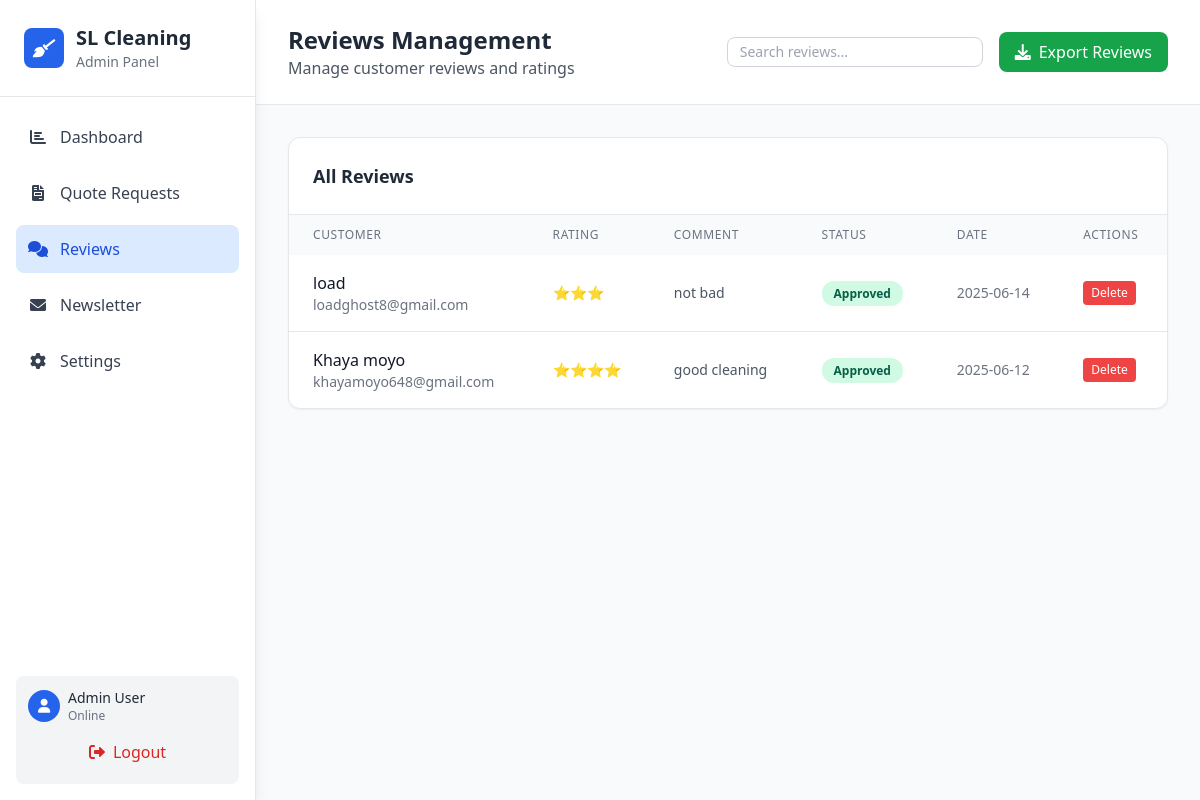
The page /admin/comments (signed in) on the database as committed earlier.
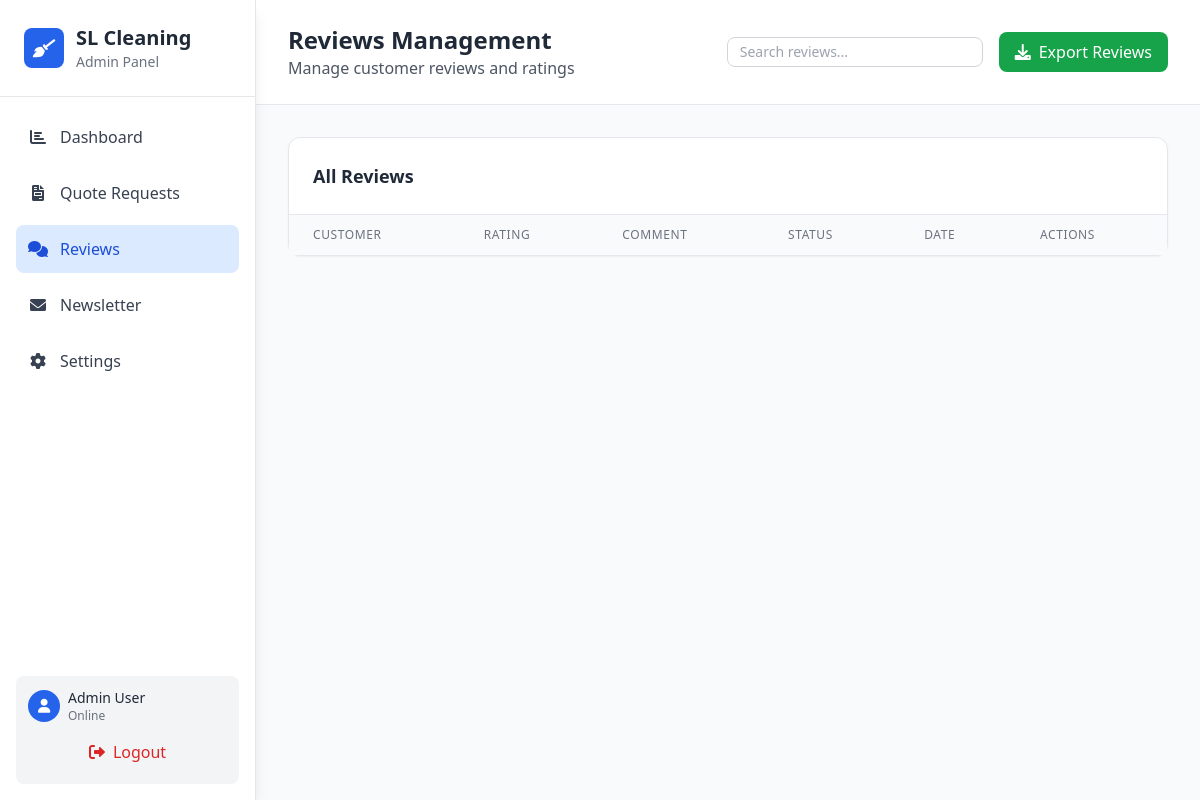
The same page on the database as committed later.
### tables this page shows
CREATE TABLE comments (
            id INTEGER PRIMARY KEY AUTOINCREMENT,
            name TEXT NOT NULL,
            email TEXT NOT NULL,
            rating INTEGER CHECK(rating >= 1 AND rating <= 5),
            comment TEXT NOT NULL,
            approved BOOLEAN DEFAULT 0,
            created_at TIMESTAMP DEFAULT CURRENT_TIMESTAMP
        );

### app.py (the view)
@app.route('/admin/comments')
@login_required
@ip_whitelist_required
def admin_comments():
    conn = get_db_connection()
    comments = conn.execute('''
        SELECT * FROM comments
        ORDER BY created_at DESC
    ''').fetchall()
    conn.close()
    return render_template('admin_comments.html', comments=comments)

### app.py (called while the page is built, shortened)
def get_db_connection():
    conn = sqlite3.connect(DATABASE)
    conn.row_factory = sqlite3.Row
    return conn

def ip_whitelist_required(f):
    @wraps(f)
    def decorated_function(*args, **kwargs):
        if ADMIN_IP_WHITELIST:
            client_ip = request.environ.get('HTTP_X_FORWARDED_FOR', request.environ.get('REMOTE_ADDR'))
            if client_ip not in ADMIN_IP_WHITELIST:
                flash('Access denied from this IP address.', 'danger')
                return redirect(url_for('index'))
        return f(*args, **kwargs)
    return decorated_function

def login_required(f):
    @wraps(f)
    def decorated_function(*args, **kwargs):
        if 'admin_logged_in' not in session:
            return redirect(url_for('admin_login'))
        return f(*args, **kwargs)
    return decorated_function

@app.before_request
def make_session_permanent():
    session.permanent = True
    if 'admin_logged_in' in session:
        last_activity = session.get('last_activity')
        session_duration = session.get('session_duration', 'regular')
        session['last_activity'] = datetime.now().isoformat()

### templates/admin_comments.html (shortened to what the changed rows need)
<!DOCTYPE html>
<html lang="en">
<head>
    <script src="https://cdn.tailwindcss.com"></script>
    <link href="https://cdnjs.cloudflare.com/ajax/libs/font-awesome/6.0.0/css/all.min.css" rel="stylesheet">
</head>
<body class="bg-gray-50">
    <div class="flex min-h-screen">
        <aside id="sidebar" class="w-64 bg-white shadow-lg border-r border-gray-200 fixed inset-y-0 left-0 z-40 transform transition-transform duration-300 ease-in-out md:relative md:translate-x-0 -translate-x-full">
            <div class="flex flex-col h-full justify-between">
                <div>
                    <div class="p-4 sm:p-6 border-b border-gray-200 flex items-center justify-between">
                        <div class="flex items-center space-x-3">
                            <div>
                                <h1 class="font-bold text-lg sm:text-xl text-gray-800">SL Cleaning</h1>
                            </div>
                        </div>
                    </div>
                </div>
            </div>
        </aside>
        <main class="flex-1 overflow-auto md:ml-0 ml-0">
            <header class="bg-white border-b border-gray-200 px-4 sm:px-8 py-4 sm:py-6">
                <div class="flex items-center justify-between flex-wrap gap-4">
                    <div>
                        <h1 class="text-xl sm:text-2xl font-bold text-gray-800">Reviews Management</h1>
                    </div>
                </div>
            </header>
            <div class="p-4 sm:p-8">
                <div class="bg-white rounded-xl shadow-sm border border-gray-200">
                    <div class="p-4 sm:p-6 border-b border-gray-200">
                        <h2 class="text-base sm:text-lg font-semibold text-gray-800">All Reviews</h2>
                    </div>
                    <div class="overflow-x-auto">
                        <table class="w-full stats-table">
                            <thead class="bg-gray-50">
                                <tr>
                                    <th class="text-left text-xs font-medium text-gray-500 uppercase tracking-wider px-4 sm:px-6 py-3">Customer</th>
                                    <th class="text-left text-xs font-medium text-gray-500 uppercase tracking-wider px-4 sm:px-6 py-3">Rating</th>
                                    <th class="text-left text-xs font-medium text-gray-500 uppercase tracking-wider px-4 sm:px-6 py-3">Comment</th>
                                    <th class="text-left text-xs font-medium text-gray-500 uppercase tracking-wider px-4 sm:px-6 py-3">Status</th>
                                    <th class="text-left text-xs font-medium text-gray-500 uppercase tracking-wider px-4 sm:px-6 py-3">Date</th>
                                    <th class="text-left text-xs font-medium text-gray-500 uppercase tracking-wider px-4 sm:px-6 py-3">Actions</th>
                                </tr>
                            </thead>
                            <tbody class="divide-y divide-gray-200" id="commentsTable">
                                {% for comment in comments %}
                                <tr class="hover:bg-gray-50">
                                    <td class="px-4 sm:px-6 py-4" data-label="Customer">
                                        <div>
                                            <div class="font-medium text-gray-900">{{ comment.name }}</div>
                                            <div class="text-sm text-gray-500">{{ comment.email }}</div>
                                        </td>
                                    <td class="px-4 sm:px-6 py-4 text-sm text-gray-900" data-label="Rating">
                                        {% for i in range(comment.rating) %}⭐{% endfor %}
                                    </td>
                                    <td class="px-4 sm:px-6 py-4 text-sm text-gray-600" data-label="Comment">{{ comment.comment|truncate(100, True) }}</td>
                                    <td class="px-4 sm:px-6 py-4 text-sm" data-label="Status">
                                        <span class="status-badge {{ 'status-approved' if comment.approved else 'status-pending' }}">{{ 'Approved' if comment.approved else 'Pending' }}</span>
                                    </td>
                                    <td class="px-4 sm:px-6 py-4 text-sm text-gray-500" data-label="Date">{{ comment.created_at.split()[0] if comment.created_at else 'N/A' }}</td>
                                    <td class="px-4 sm:px-6 py-4" data-label="Actions">
                                        <div class="flex space-x-2">
                                            <button onclick="deleteComment({{ comment.id }})" class="text-xs bg-red-500 text-white px-2 py-1 rounded hover:bg-red-600">
                                                Delete
                                            </button>
                                        </div>
                                    </td>
                                </tr>
                                {% endfor %}
                            </tbody>
                        </table>
                    </div>
                </div>
            </div>
        </main>
    </div>
</body>
</html>

Rows that differ between the two databases and show on the page:
removed comments: name "load", email "loadghost8@gmail.com", rating 3 (drawn), comment "not bad", approved "Approved", created_at "2025-06-14"
removed comments: name "Khaya moyo", email "khayamoyo648@gmail.com", rating 4 (drawn), comment "good cleaning", approved "Approved", created_at "2025-06-12"
